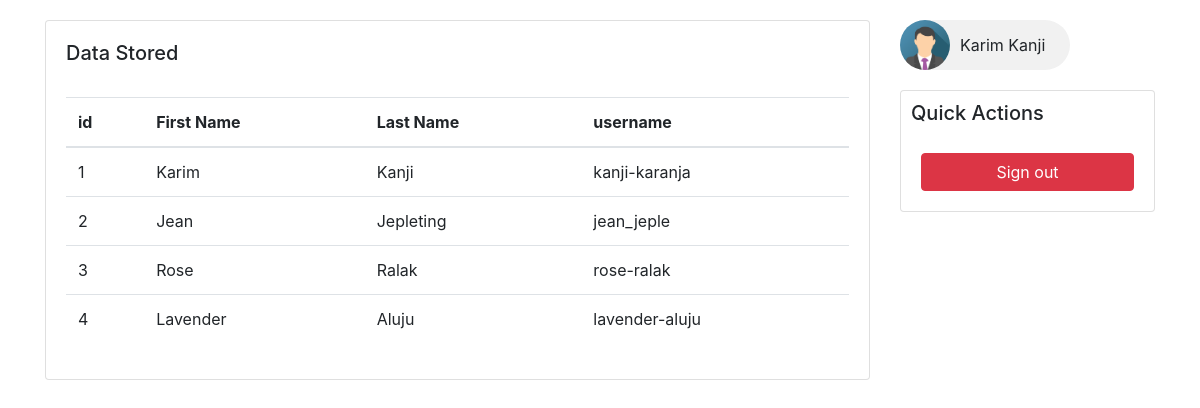
The app's page /home.php (signed in) with its own data.
### tables this page shows
CREATE TABLE `zalego` (
  `id` int(11) NOT NULL,
  `fname` varchar(40) NOT NULL,
  `lname` varchar(40) NOT NULL,
  `uname` varchar(40) NOT NULL,
  `pass` varchar(40) NOT NULL
);

### home.php (the view, shortened to what this page needs)
<!doctype html>
<html lang="en">
<head>
    <link rel="stylesheet" href="css/bootstrap.min.css">
</head>
<body>
<div class="container">
    <div class="row">
        <div class="col-sm-9 col-md-9">
            <div class="card" id="mainCard">
                <div id="cardBody">
                <h5>Data Stored</h5>
                    <br/>
                <?php
                $servername = "localhost";
                $username = "root";
                $password = "";
                $dbname = "class_crud";
                $conn = new mysqli($servername, $username, $password, $dbname);
                $sql = "SELECT id,fname, lname, uname FROM zalego";
                $result = $conn->query($sql);
                if ($result->num_rows > 0) {
                    echo'<div class="table-responsive">
        <table class="table">
          <thead>
            <tr>
              <th>id</th>
              <th>First Name</th>
              <th>Last Name</th>
              <th>username</th>
            </tr>
          </thead>
          <tbody>';
                    while($row = $result->fetch_assoc()){
                        echo "<tr><td>". $row["id"]. "</td><td> " . $row["fname"]. "</td><td>" . $row["lname"]. "</td><td>" . $row["uname"]. "</td></tr>";
                    }
                    echo "</tbody></table></div>";
                } else {
                    echo "0 records found";
                }
                ?>
                </div>
            </div>
        </div>
        <div class="col-sm-3 col-md-3">
            <div id="quickAction">
                <div class="chip">
                    <img src="img_avatar.png" alt="Person" width="96" height="96">
                    <?php
                    echo  $_SESSION['cl_fname'].' '.$_SESSION['cl_lname'];
                    ?>
                </div>
            </div>
            <div class="card" id="quickAction">
                <h5 id="mainHeader">Quick Actions</h5>
                <div class="card-body">
                    <form action="" method="post">
                    <button class="btn btn-danger btn-block" name="signout"> Sign out</button>
                    </form>
                </div>
            </div>
        </div>
    </div>
</div>
</body>
</html>

### home.php (style rules this page uses)
#mainCard { margin-top: 20px; }
#mainHeader { margin-top: 10px; margin-left: 10px; }
#quickAction { margin-top: 20px; }
#cardBody { margin: 20px; }
.chip { display: inline-block; padding: 0 25px; height: 50px; font-size: 16px; line-height: 50px; border-radius: 25px; background-color: #f1f1f1; }
.chip img { float: left; margin: 0 10px 0 -25px; height: 50px; width: 50px; border-radius: 50%; }

### records on screen
zalego: id "1", fname "Karim", lname "Kanji", uname "kanji-karanja"
zalego: id "2", fname "Jean", lname "Jepleting", uname "jean_jeple"
zalego: id "3", fname "Rose", lname "Ralak", uname "rose-ralak"
zalego: id "4", fname "Lavender", lname "Aluju", uname "lavender-aluju"

### other values on screen
$_SESSION['cl_fname'] "Karim"
$_SESSION['cl_lname'] "Kanji"
